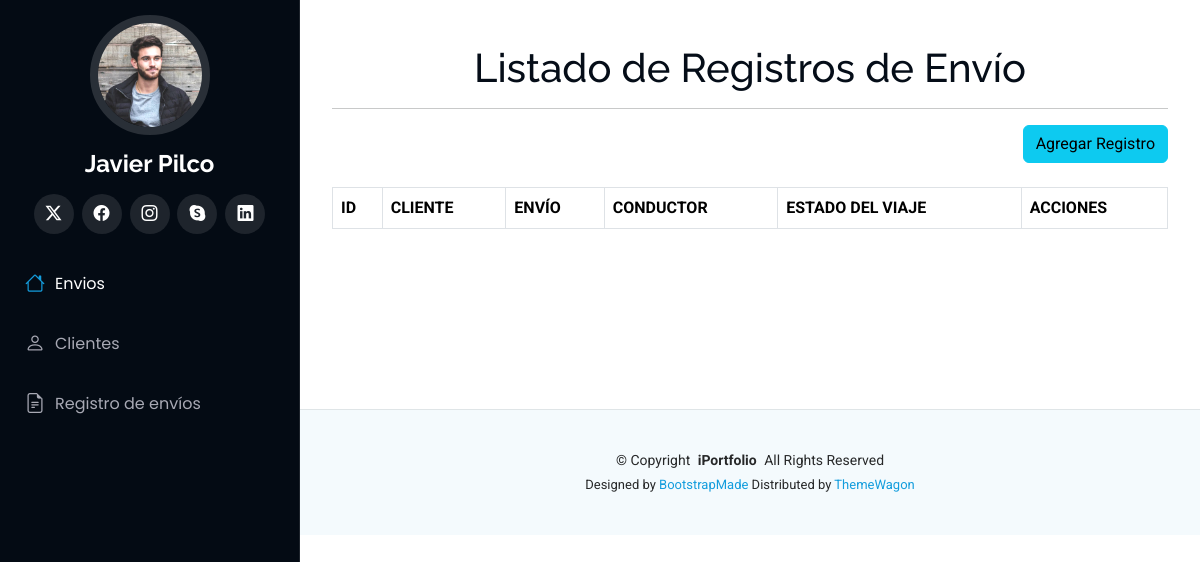
/registros, run on an earlier commit of the app's database.
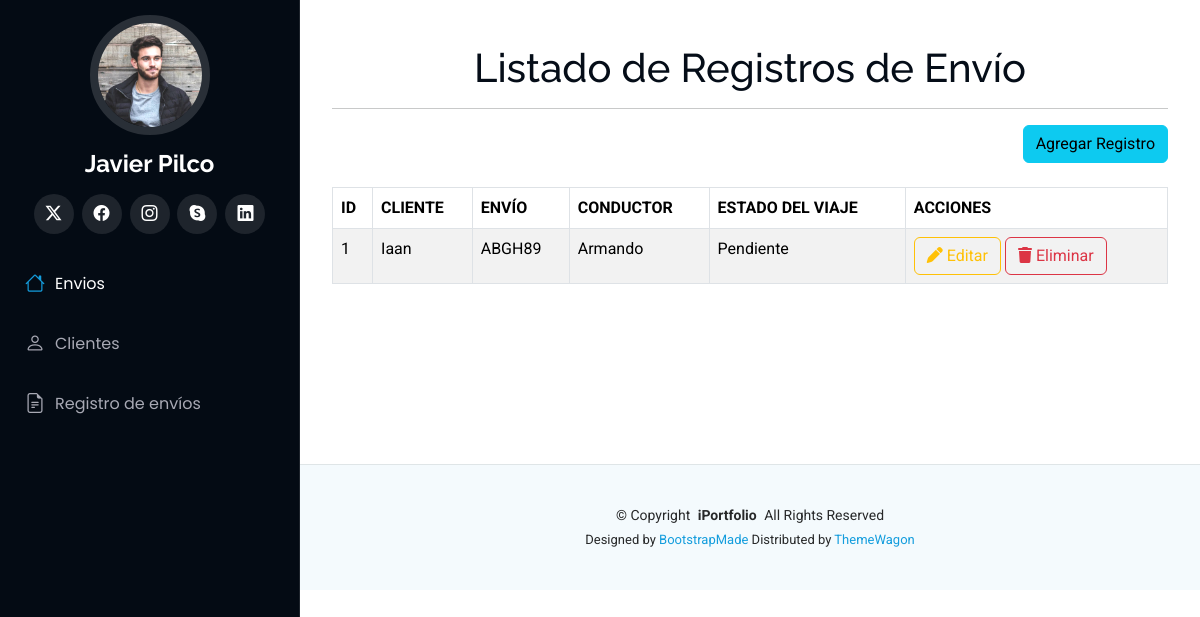
And on a later commit of the database.
### Aplicaciones/Logistica/models.py (models this page shows, shortened)
class RegistroEnvio(models.Model):
    envio = models.ForeignKey(Envio, on_delete=models.CASCADE)
    cliente = models.ForeignKey(Cliente, on_delete=models.CASCADE)
    conductor = models.CharField(max_length=100)
    estado_viaje = models.CharField(max_length=100)

class Cliente(models.Model):
    nombre = models.CharField(max_length=100)
    telefono = models.CharField(max_length=15)
    direccion = models.CharField(max_length=200)
    fecha_registro = models.DateField()

class Envio(models.Model):
    codigo = models.CharField(max_length=20, unique=True)
    origen = models.CharField(max_length=100)
    destino = models.CharField(max_length=100)

### Aplicaciones/Logistica/views.py (the view)
# urls.py: path('registros', views.inicioRegistros),
def inicioRegistros(request):
    registros = RegistroEnvio.objects.all()
    return render(request, "inicioRegistros.html", {'registros': registros})

### Aplicaciones/Logistica/templates/inicioRegistros.html (shortened to what this page needs)
{% extends './plantilla.html' %}
{% block contenido %}
<br>
<h1 class="text-center">Listado de Registros de Envío</h1>
<hr>
<div class="row">
    <div class="text-end">
        <a href="/nuevoRegistro" class="btn btn-info text-right">
            Agregar Registro
        </a>
    </div>
</div>
<br>
<table class="table table-bordered table-striped table-hover">
    <thead>
        <tr class="bg-info">
            <th>ID</th>
            <th>CLIENTE</th>
            <th>ENVÍO</th>
            <th>CONDUCTOR</th>
            <th>ESTADO DEL VIAJE</th>
            <th>ACCIONES</th>
        </tr>
    </thead>
    <tbody>
        {% for registro in registros %}
        <tr>
            <td>{{ registro.id }}</td>
            <td>{{ registro.cliente.nombre }}</td>
            <td>{{ registro.envio.codigo }}</td>
            <td>{{ registro.conductor }}</td>
            <td>{{ registro.estado_viaje }}</td>
            <td>
                <a href="/editarRegistro/{{ registro.id }}" class="btn btn-outline-warning">
                    <i class="fa fa-pen"></i> Editar
                </a>
                <a href="#" data-id="{{ registro.id }}" class="btn btn-outline-danger btnEliminar">
                    <i class="fa fa-trash"></i> Eliminar
                </a>
            </td>
        </tr>
        {% endfor %}
    </tbody>
</table>
<br><br><br><br><br><br>
{% endblock %}

What changed in the data, as far as the page shows it:
added RegistroEnvio: id "1", cliente.nombre "Iaan", envio.codigo "ABGH89", conductor "Armando", estado_viaje "Pendiente"
